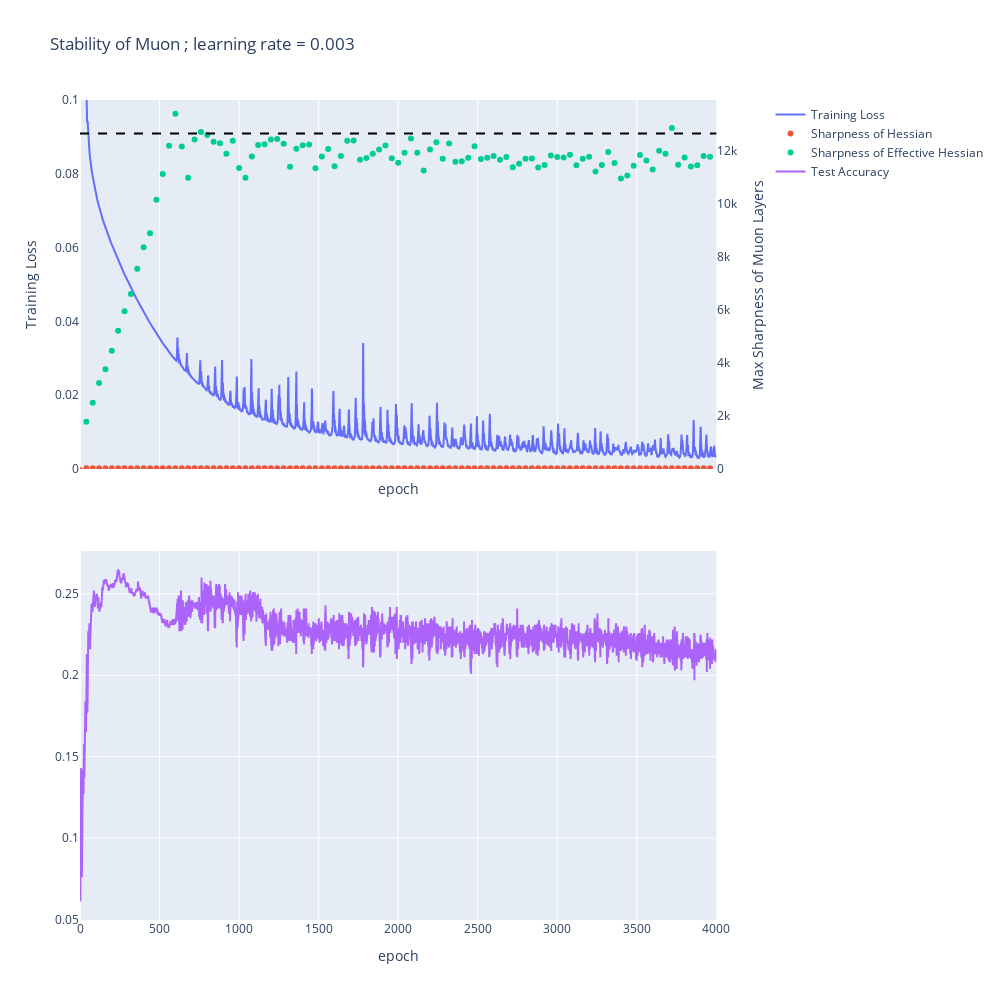

Write notebook code for a chart like this one.
### Code cell
plot_output_data(md, out, model_id=1)

### Figure 1 — Plotly figure (JSON) as saved in the notebook; plotly's stock layout.template omitted (floating-point values rounded to 4 significant figures; data arrays with more than 128 entries replaced by an {"elided": "..."} marker saying what was removed)
{"data": [{"line": {"width": 2}, "name": "Training Loss", "type": "scatter", "x": {"elided": "4000 int values"}, "xaxis": "x", "y": {"elided": "4000 float values"}, "yaxis": "y"}, {"line": {"width": 2}, "mode": "markers", "name": "Sharpness of Hessian", "type": "scatter", "x": {"elided": "4000 int values"}, "xaxis": "x", "y": {"elided": "4000 float values"}, "yaxis": "y2"}, {"line": {"width": 2}, "mode": "markers", "name": "Sharpness of Effective Hessian", "type": "scatter", "x": {"elided": "4000 int values"}, "xaxis": "x", "y": {"elided": "4000 float values"}, "yaxis": "y2"}, {"line": {"width": 2}, "name": "Test Accuracy", "type": "scatter", "x": {"elided": "4000 int values"}, "xaxis": "x2", "y": {"elided": "4000 float values"}, "yaxis": "y3"}], "layout": {"height": 1000, "shapes": [{"line": {"color": "black", "dash": "dash"}, "type": "line", "x0": 0, "x1": 1, "xref": "x domain", "y0": 12670.0, "y1": 12670.0, "yref": "y2"}], "title": {"text": "Stability of Muon ; learning rate = 0.003"}, "width": 1000, "xaxis": {"anchor": "y", "domain": [0, 0.94], "matches": "x2", "range": [0, 4000], "showticklabels": false, "title": {"text": "epoch"}}, "xaxis2": {"anchor": "y3", "domain": [0, 0.94], "range": [0, 4000], "title": {"text": "epoch"}}, "yaxis": {"anchor": "x", "domain": [0.55, 1], "range": [0, 0.1], "showgrid": false, "title": {"text": "Training Loss"}}, "yaxis2": {"anchor": "x", "overlaying": "y", "range": [0, 13930.0], "showgrid": false, "side": "right", "title": {"text": "Max Sharpness of Muon Layers"}}, "yaxis3": {"anchor": "x2", "domain": [0, 0.45]}, "yaxis4": {"anchor": "x2", "overlaying": "y3", "side": "right"}}}
